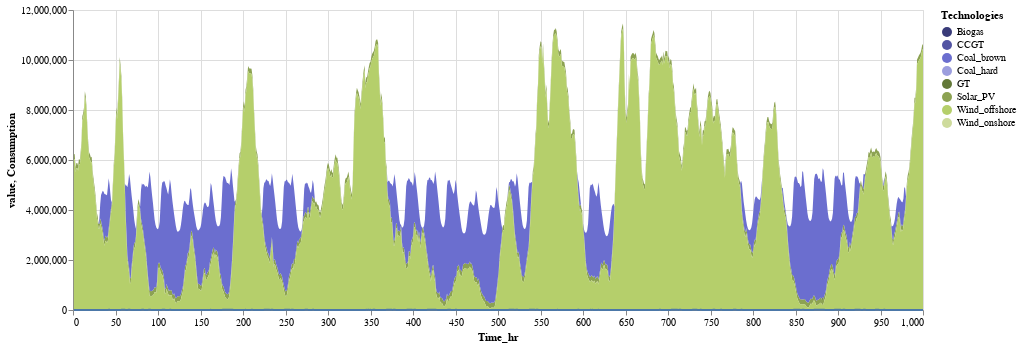

Notebook code for this chart:
### Markdown cell above
### Visualization

### Code cell
Data = DataFrame(Time_hr       = collect(1:T), 
                 Solar_PV      = JuMP.value.(p[1,1:T]),
                 Wind_offshore = JuMP.value.(p[2,1:T]),
                 Wind_onshore  = JuMP.value.(p[3,1:T]),
                 Biogas        = JuMP.value.(p[4,1:T]),
                 Coal_brown    = JuMP.value.(p[5,1:T]),
                 Coal_hard     = JuMP.value.(p[6,1:T]),
                 CCGT          = JuMP.value.(p[7,1:T]),
                 GT            = JuMP.value.(p[8,1:T]),
                 Consumption   = consum[1:T,"DK"])

d = T   #plotting range
#Plotting data
Data[1:d,:] |>
stack |>         #Stacking data
@vlplot(width=850, hieght=700)+
@vlplot(mark=:area, x=:Time_hr, y={:value,stack=:zero},color={:variable,
    scale={scheme="category20b"},
    legend={title="Technologies"}
    }
)+
@vlplot(mark=:line, x=:Time_hr, y=:Consumption)

### Figure 1 — Vega-Lite specification as saved in the notebook (floating-point values rounded to 4 significant figures; data arrays with more than 128 entries replaced by an {"elided": "..."} marker saying what was removed)
{"data": {"values": {"elided": "8000 records"}}, "hieght": 700, "layer": [{"encoding": {"color": {"field": "variable", "legend": {"title": "Technologies"}, "scale": {"scheme": "category20b"}}, "x": {"field": "Time_hr", "type": "quantitative"}, "y": {"field": "value", "stack": "zero", "type": "quantitative"}}, "mark": "area"}, {"encoding": {"x": {"field": "Time_hr", "type": "quantitative"}, "y": {"field": "Consumption", "type": "quantitative"}}, "mark": "line"}], "width": 850}
